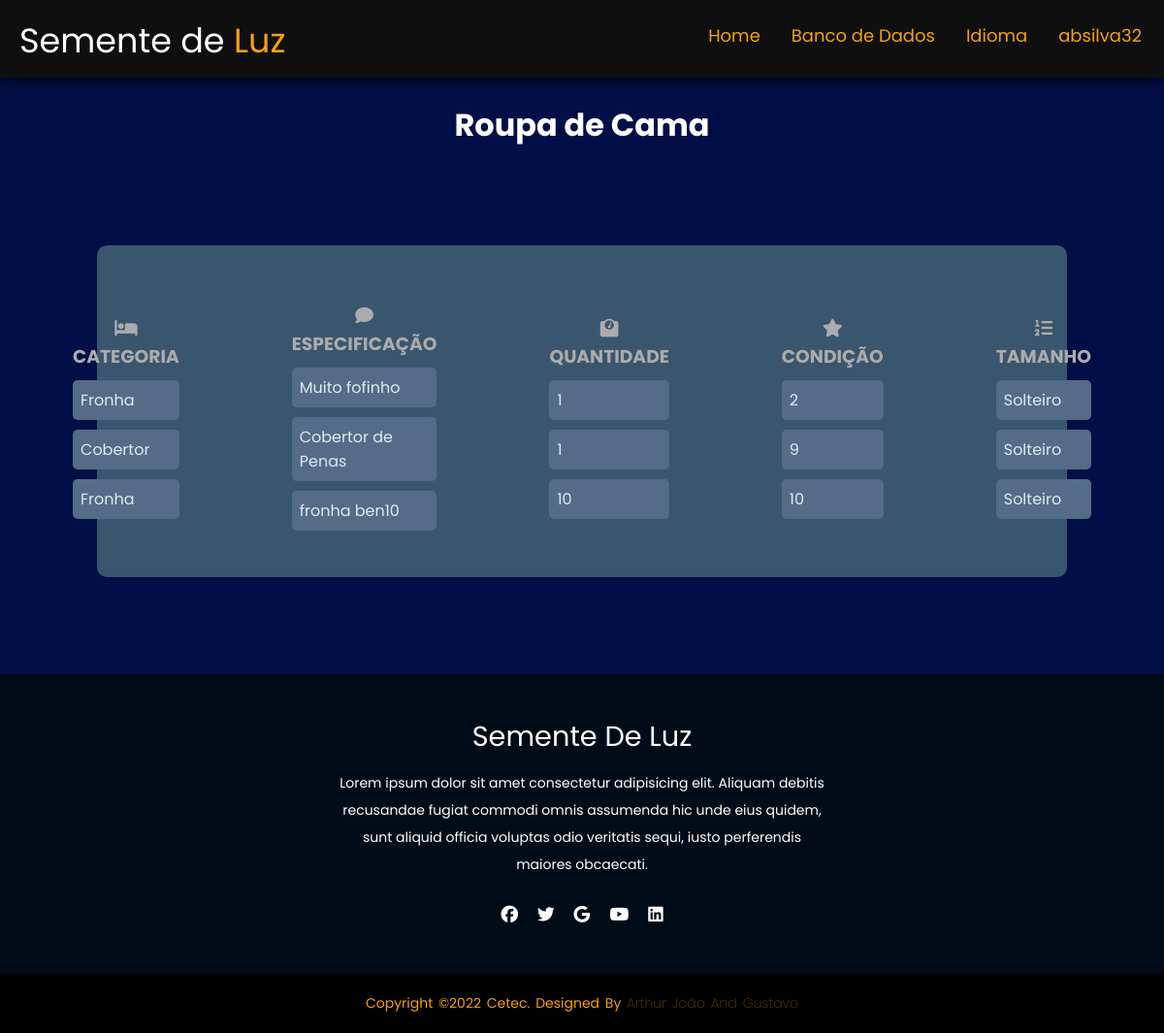
Before: /estoque/verroupacama/ (signed in) with the older database file.
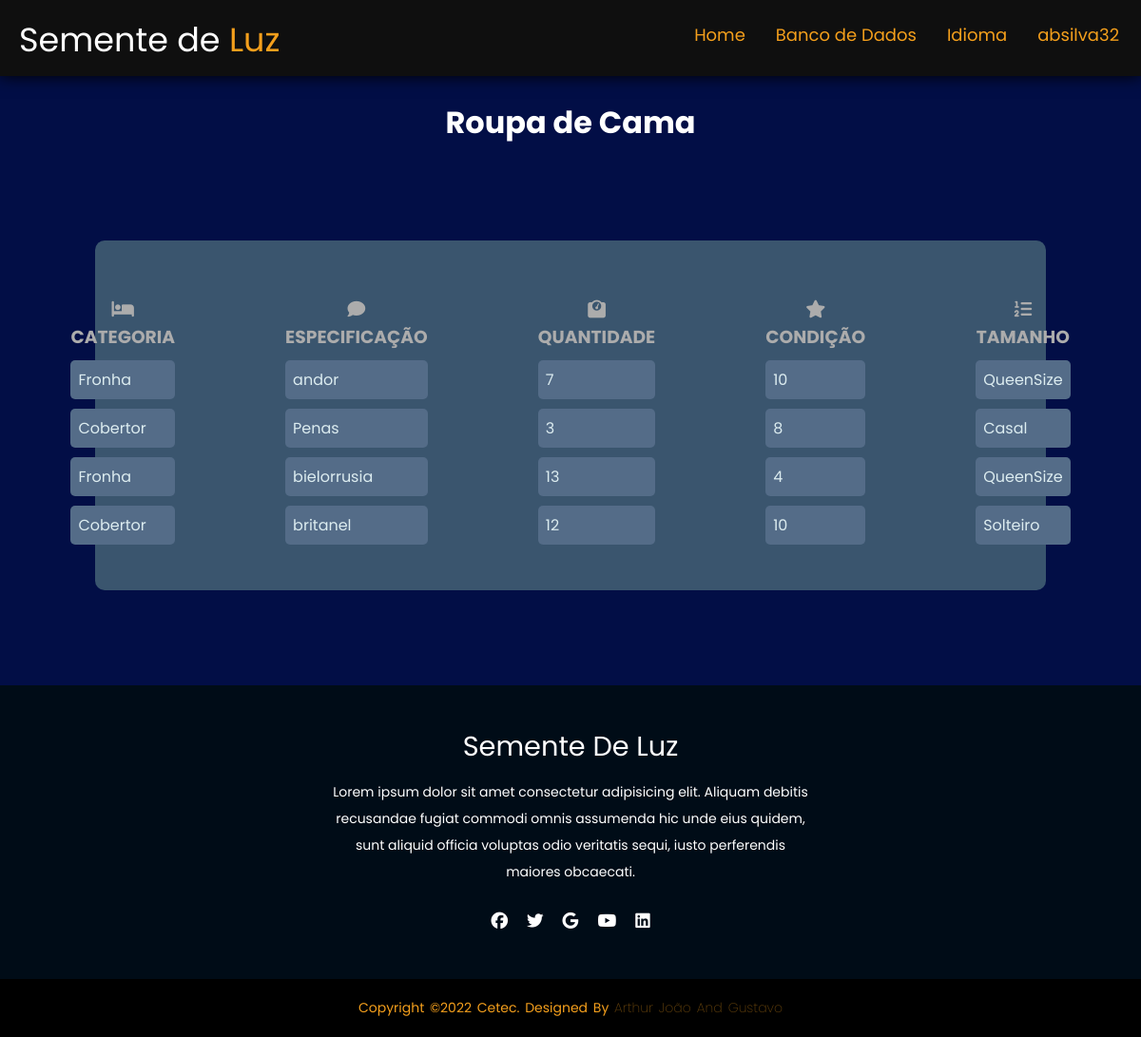
After: the same page with the newer database file.
### estoque/models.py (models this page shows, shortened)
class Roupacama (models.Model):
    tipos = models.CharField (max_length = 30, choices=ROUPACAMA_CHOICES, null=True)
    descr = models.CharField (max_length=30, null=True)
    cor = models.CharField (max_length = 30, null=True)
    qntd = models.IntegerField(null=True)
    tamanho = models.CharField(max_length = 10, choices=TAMANHOROUPACAMA_CHOICES, null=True)
    condicao = models.IntegerField(choices=CONDICAO_CHOICES, null=True)

### estoque/views.py (the view)
class VerRoupaCamaView(ListView):
    model= Roupacama
    template_name = 'ver_roupacama.html'

### estoque/templates/ver_roupacama.html (shortened to what this page needs)
{% load static %}
<!DOCTYPE html>
<html lang="en">
<head>
    <link rel="stylesheet" type="text/css" href='{% static "/css/ver_estoque.css" %}'>
</head>
<body>
    <header>
        <div class="logo">
            Semente de <span>Luz</span></div>
            <ul>
                <li><a href="{%url 'home' %}">Home</li></a>
                <li><a href="/estoque/escolha">Banco de Dados</li></a>
                <li><a href="/estoque/language/"> Idioma</li></a>
                <li>
                    <a href="/estoque/perfil">{{request.user}}</a>
                </li>
            </ul>
    </header>
    <br>
    <h1>Roupa de Cama</h1>
    <div class="card">
        <div class="card2">
            <div class="textfield">
                <h3><i class="fa-solid fa-bed"></i> Categoria </h3>
                    {% for Roupacama in object_list %}
                        <p class="text">{{Roupacama.tipos}}</p>
                    {% endfor %}
            </div>
            </div>
            <div class="card2">
                <div class="textfield">
                    <h3><i class="fa-solid fa-comment"></i> Especificação </h3>
                    {% for Roupacama in object_list %}
                        <p class="text">{{Roupacama.descr}}</p>
                    {% endfor %}
                </div>
                </div>
                <div class="card2">
                    <div class="textfield">
                        <h3><i class="fa-solid fa-weight-scale"></i> Quantidade </h3>
                        {% for Roupacama in object_list %}
                            <p class="text">{{Roupacama.qntd}}</p>
                        {% endfor %}
                    </div>
                    </div>
                    <div class="card2">
                        <div class="textfield">
                            <h3><i class="fa-solid fa-star"></i> Condição </h3>
                            {% for Roupacama in object_list %}
                                <p class="text">{{Roupacama.condicao}}</p>
                            {% endfor %}
                        </div>
                    </div>
                    <div class="card2">
                        <div class="textfield">
                            <h3><i class="fa-solid fa-list-ol"></i> Tamanho </h3>
                            {% for Roupacama in object_list %}
                                <p class="text">{{Roupacama.tamanho}}</p>
                            {% endfor %}
                        </div>
                    </div>
    </div>
    <footer>
        <div class="footer-content">
            <h3>Semente de Luz</h3>
            <p>Lorem ipsum dolor sit amet consectetur adipisicing elit. Aliquam debitis recusandae fugiat commodi omnis assumenda hic unde eius quidem, sunt aliquid officia voluptas odio veritatis sequi, iusto perferendis maiores obcaecati.</p>
            <ul class="socials">
                <li><a href="#"><i class="fa-brands fa-facebook"></i></a></li>
                <li><a href="#"><i class="fa-brands fa-twitter"></i></a></li>
                <li><a href="#"><i class="fa-brands fa-google"></i></a></li>
                <li><a href="#"><i class="fa-brands fa-youtube"></i></a></li>
                <li><a href="#"><i class="fa-brands fa-linkedin"></i></a></li>
            </ul>
        </div>
        <div class="footer-bottom">
            <p>copyright &copy;2022 Cetec. designed by <span>Arthur João and Gustavo</span></p>
        </div>
    </footer>
</body>
</html>

Changed rows visible on the page:
changed Roupacama: descr "Muito fofinho" → "andor"; qntd "1" → "7"; condicao "2" → "10"; tamanho "Solteiro" → "QueenSize"
changed Roupacama: descr "Cobertor de Penas" → "Penas"; qntd "1" → "3"; condicao "9" → "8"; tamanho "Solteiro" → "Casal"
changed Roupacama: descr "fronha ben10" → "bielorrusia"; qntd "10" → "13"; condicao "10" → "4"; tamanho "Solteiro" → "QueenSize"
added Roupacama: tipos "Cobertor", descr "britanel", qntd "12", condicao "10", tamanho "Solteiro"
